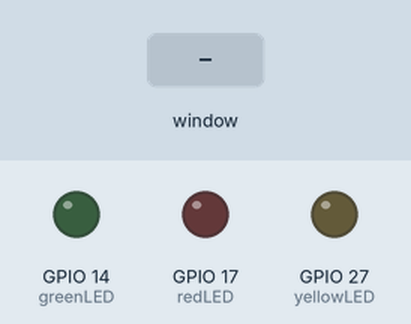
This program was run on a simulated Raspberry Pi (BCM pin numbers). Shown: output pins drawn as LEDs (lit = HIGH). The test bench sets the inputs (shaded band). The desktop window is not drawn, its controls go by their first labels and the mouse button is held 0.15 s. At 5.8 s the program stops and its outputs stay as they are.

Above: at 1.2 s.
1.3 s: control labelled "Turn Green LED on" in the window clicked
At 2.5 s:
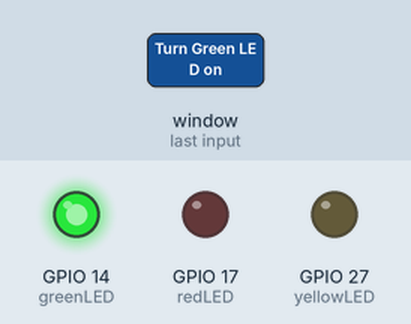
2.8 s: control labelled "Turn Yellow LED on" in the window clicked
At 3.7 s:
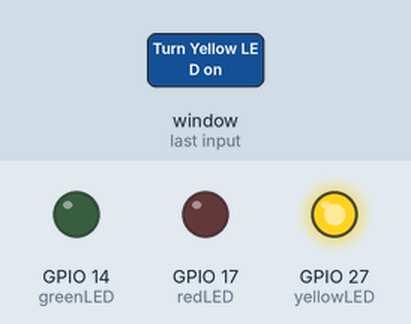
4.3 s: control labelled "Turn Red LED on" in the window clicked
At 4.9 s:
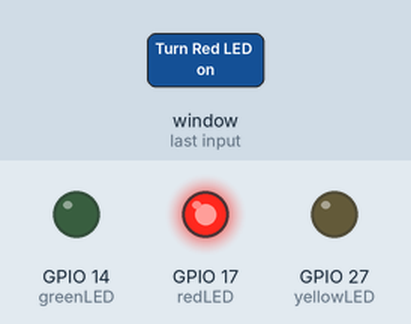
5.8 s: control labelled "Exit" in the window clicked
At 7.0 s:
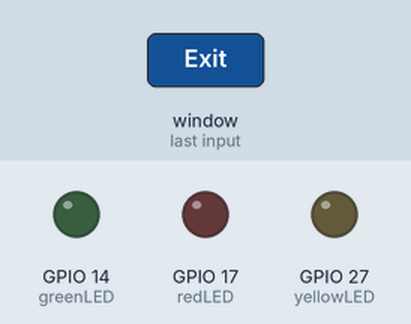
Timing chart, 0 to 7.3 s (numbered marks = the images above; inputs shaded):
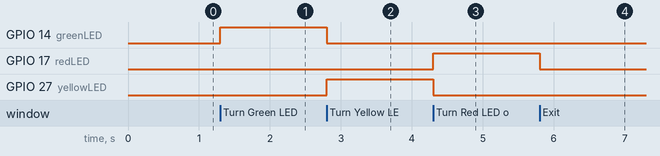

Measured:
- after the input at 1.3 s, GPIO 14 (greenLED): LOW → HIGH at once
- after the input at 2.8 s, GPIO 14 (greenLED): HIGH → LOW at once; GPIO 27 (yellowLED): LOW → HIGH at once
- after the input at 4.3 s, GPIO 17 (redLED): LOW → HIGH at once; GPIO 27 (yellowLED): HIGH → LOW at once
- after the input at 5.8 s, GPIO 17 (redLED): HIGH → LOW at once

The program:

LED_Toggle_GUI.py
```python
from tkinter import *
import tkinter.font
from gpiozero import LED
import RPi.GPIO

RPi.GPIO.setmode(RPi.GPIO.BCM)

## Hardware
greenLED = LED(14)
yellowLED = LED(27)
redLED = LED(17)


## GUI
win = Tk()
win.title("LED Toggler")
myFont = tkinter.font.Font(family = 'Helvetica', size = 12, weight = "bold")

## Functions
def greenLEDtoggle():
    if greenLED.is_lit:
        greenLED.off()
    else:
        greenLED.on()
        yellowLED.off()
        redLED.off()

def yellowLEDtoggle():
    if yellowLED.is_lit:
        yellowLED.off()
    else:
        yellowLED.on()
        greenLED.off()
        redLED.off()

def redLEDtoggle():
    if redLED.is_lit:
        redLED.off()
    else:
        redLED.on()
        greenLED.off()
        yellowLED.off()

def close():
    RPi.GPIO.cleanup()
    win.destroy()

## Widgets
greenLEDbutton = Button(win, text = "Turn Green LED on", font = myFont, command = greenLEDtoggle, bg = 'green', height = 2, width = 20)
greenLEDbutton.grid(row = 1, column = 1)

yellowLEDbutton = Button(win, text = 'Turn Yellow LED on', font = myFont, command = yellowLEDtoggle, bg = 'yellow', height = 2, width = 20)
yellowLEDbutton.grid(row = 3, column = 1)

redLEDbutton = Button(win, text = 'Turn Red LED on', font = myFont, command = redLEDtoggle, bg = 'red', height = 2, width = 20)
redLEDbutton.grid(row = 5, column = 1)

exitLEDbutton = Button(win, text = "Exit", font = myFont, command = close, bg = 'white', height = 2, width = 20)
exitLEDbutton.grid(row = 7, column = 1)

win.protocol("WM_DELETE_WINDOW", close)

win.mainloop()
```
